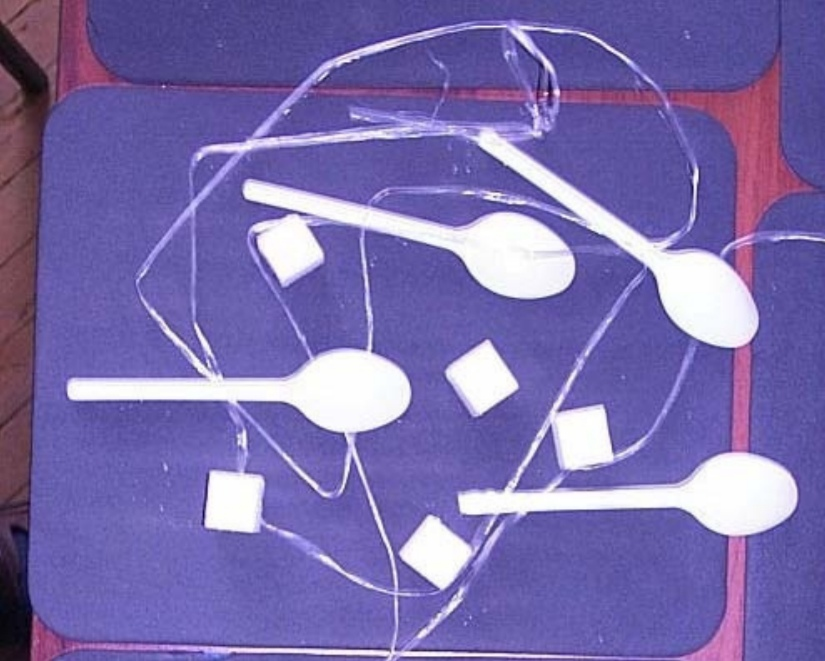
#> input picture Sugar.png, 825 x 661 px
$ python sugar_main.py
#> lines starting #> are read from the running program, lines starting #| are printed output that depends on the picture; after the words box and inside, x2 and y2 are one past the last pixel; in counts of white or black regions, pixels touching at a corner belong together
import cv2 as cv
import numpy as np
from matplotlib import pyplot as plt


def color_pools(img, base, mask):
    _, markers = cv.connectedComponents(base)
    markers = markers + 1
    markers[mask == 255] = 0
    markers = cv.watershed(img, markers)

    # result
    count = markers.max() - 1
    # contour
    img[markers == -1] = [255, 255, 255]
    # background
    img[markers == 1] = [0, 0, 0]

    for marker in range(2, markers.max() + 1):
        color = np.random.choice(range(256), size=3)
        img[markers == marker] = color

    return img, count


img = cv.imread('Sugar.png')
#> img is the input picture: shape (661, 825, 3); mean B, G, R 172.1, 108.7, 121.3
gray = cv.cvtColor(img, cv.COLOR_BGR2GRAY)
blur = cv.GaussianBlur(gray, (21, 21), 0)
thresh = cv.threshold(blur, 200, 255, cv.THRESH_BINARY)[1]
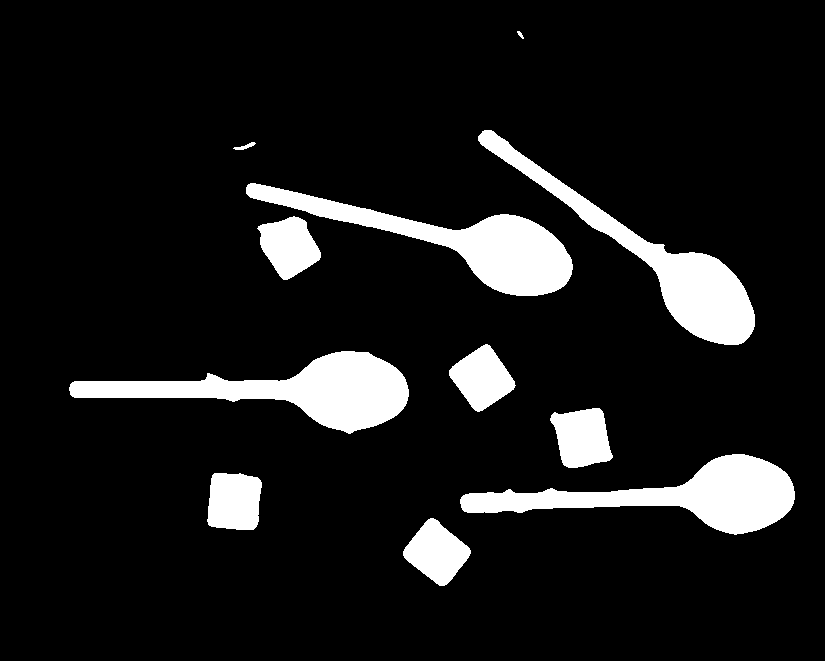
#> thresh: shape (661, 825); 10.4% white; 11 white regions, largest, box (x1, y1, x2, y2) and area: (69, 351, 409, 434) 11241, (460, 454, 795, 535) 10711, (246, 183, 573, 296) 10631

kernel = np.ones((5, 5), np.uint8)
opening = cv.morphologyEx(thresh, cv.MORPH_OPEN, kernel)
#> opening: shape (661, 825); 10.3% white; 9 white regions, largest, box (x1, y1, x2, y2) and area: (70, 351, 409, 433) 11228, (460, 454, 795, 534) 10702, (246, 183, 573, 296) 10631
erode = cv.erode(opening, kernel)
#> erode: shape (661, 825); 8.6% white; 9 white regions

img, count = color_pools(img, opening, erode)
#> in color_pools, `_, markers = cv.connectedComponents(base)`: markers: shape (661, 825) int32; 10 distinct labels, from 0 to 9
#> in color_pools, `markers = markers + 1`:
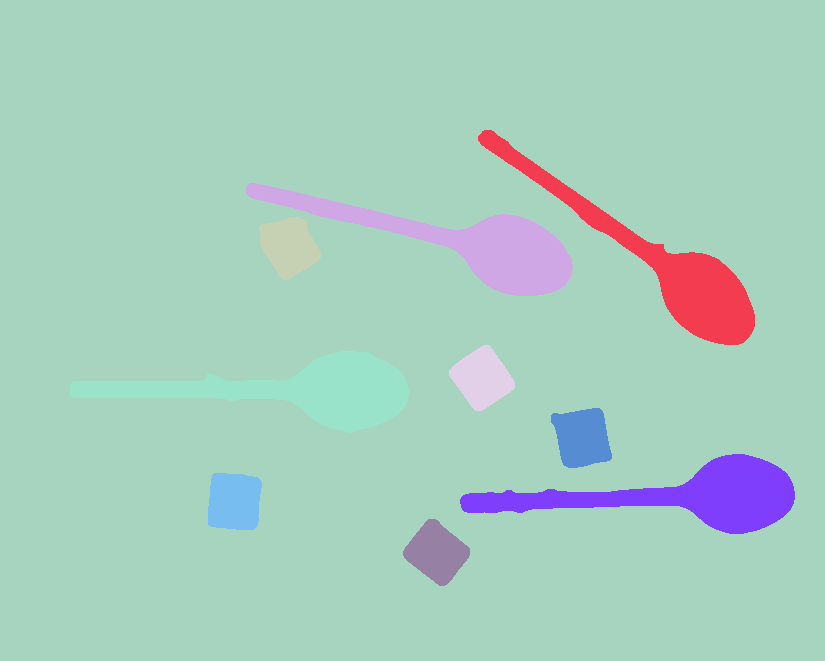
#> markers: shape (661, 825) int32; 10 distinct labels, from 1 to 10; one colour per label, 0 black
#> in color_pools, `markers[mask == 255] = 0`:
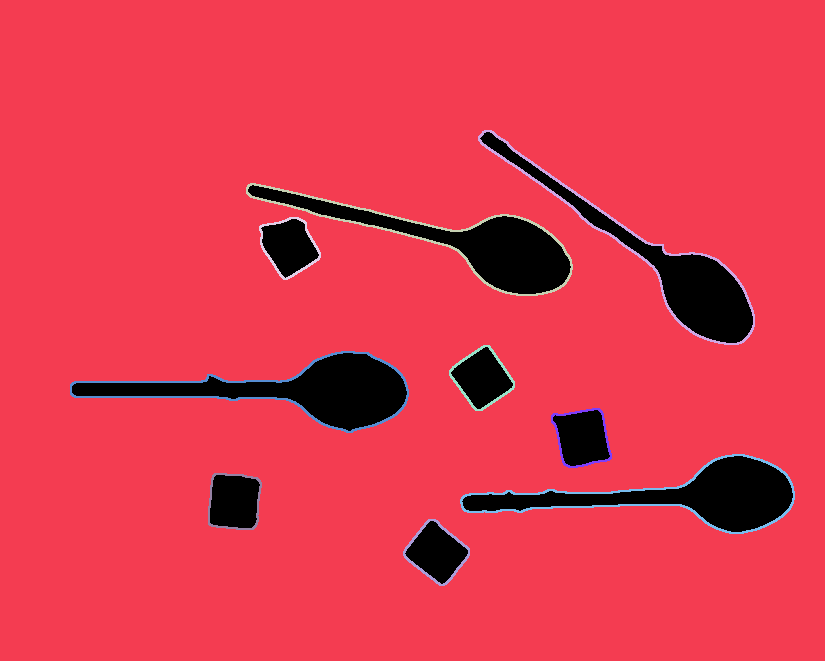
#> markers: shape (661, 825) int32; 11 distinct labels, from 0 to 10; one colour per label, 0 black
#> in color_pools, `markers = cv.watershed(img, markers)`:
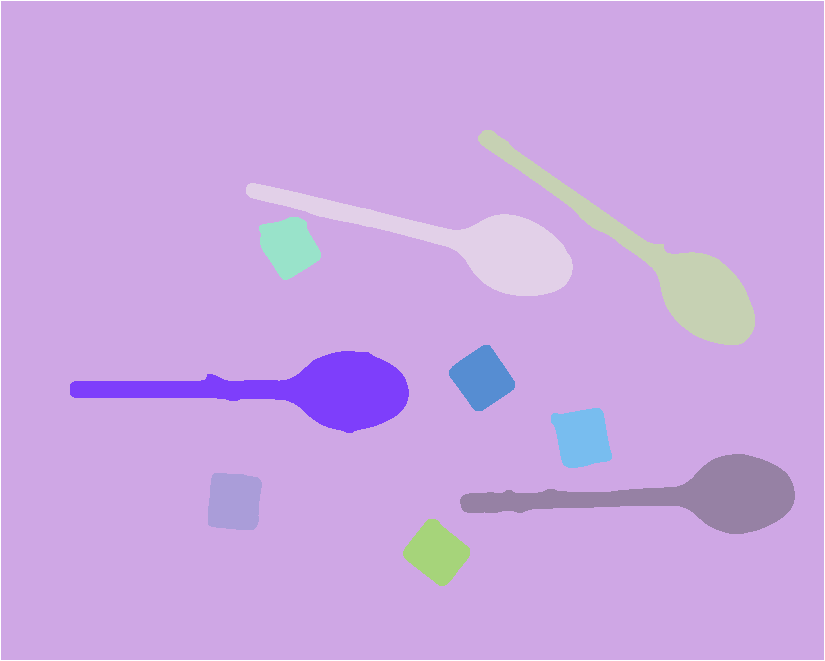
#> markers: shape (661, 825) int32; 11 distinct labels, from -1 to 10; one colour per label, 0 black, -1 white
#> in color_pools, `count = markers.max() - 1`: count = 9
#> in color_pools, `img[markers == -1] = [255, 255, 255]`: img: shape (661, 825, 3); 0.54% of pixels changed, all inside (x1, y1, x2, y2) = (0, 0, 825, 661)
#> after the loop in color_pools, `for marker in range(2, markers.max() + 1):`:
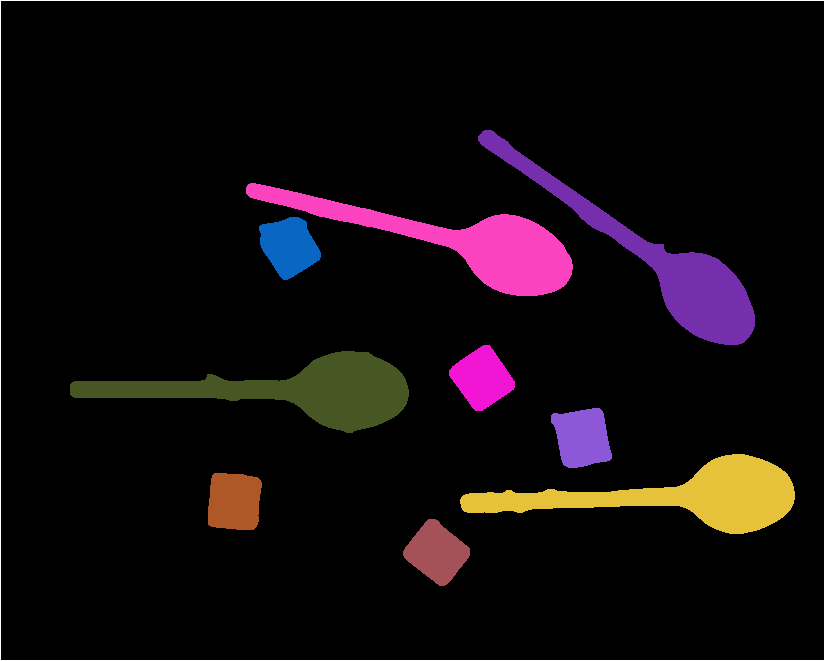
#> img: shape (661, 825, 3); mean B, G, R 14, 11, 18.1
#> count = 9
res_title = "Sugar + Spoons Count = " + str(count)
#> res_title = 'Sugar + Spoons Count = 9'

# считаем ложки и сахар отдельно
img_sugar = img.copy()
img_spoons = img.copy()
sugar_count = 0
spoons_count = 0
contours, _ = cv.findContours(opening.copy(), cv.RETR_LIST, cv.CHAIN_APPROX_SIMPLE)
#> contours = 9 contours; largest, box (x1, y1, x2, y2) and area: (70, 351, 409, 433) 10871, (460, 454, 795, 534) 10350, (246, 183, 573, 296) 10286, (478, 130, 755, 345) 10054, (551, 408, 612, 468) 2666
for c in contours:
    peri = cv.arcLength(c, True)
    approx = cv.approxPolyDP(c, 0.15 * peri, True)
    if len(approx) == 4:
        cv.drawContours(img_sugar, [c], -1, (255, 255, 255), 2)
        sugar_count += 1
    else:
        cv.drawContours(img_spoons, [c], -1, (255, 255, 255), 2)
        spoons_count += 1
#> this loop made 9 passes
#> (peri, approx) on passes 1 to 9: (201.9, [[428, 519], [403, 555], [444, 585], [469, 548]]), (203, [[214, 473], [208, 524], [253, 529], [260, 480]]), (767.4, [[794, 491], [460, 503]]), (213.6, [[599, 408], [551, 415], [564, 465], [611, 458]]), (772.5, [[408, 389], [70, 384]]), (203.2, [[489, 345], [449, 370], [475, 410], [514, 387]]), (204.1, [[298, 217], [259, 226], [283, 279], [320, 257]]), (778.5, [[246, 187], [571, 274]]), (777.2, [[478, 136], [749, 336]])
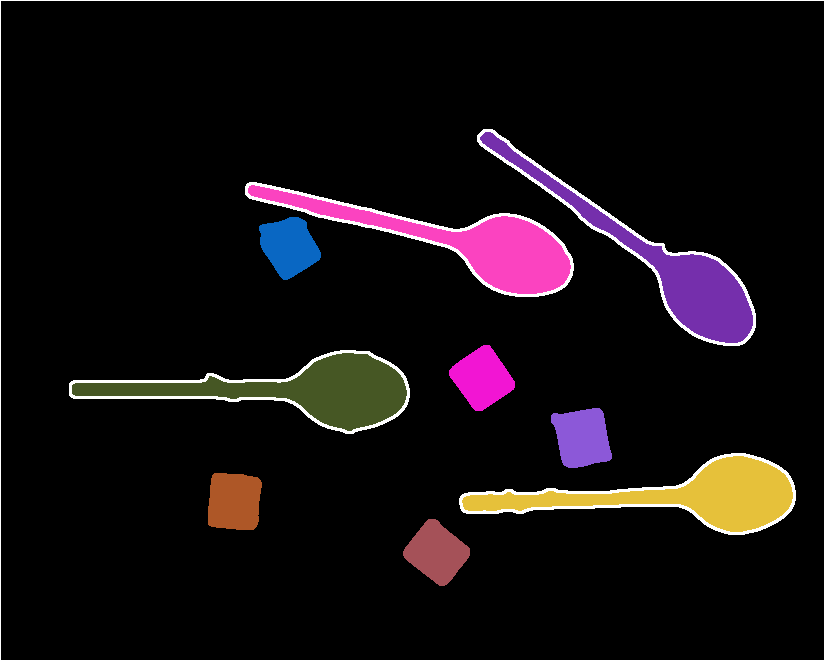
#> img_spoons: shape (661, 825, 3); 1.82% of pixels changed, all inside (x1, y1, x2, y2) = (69, 129, 796, 535)
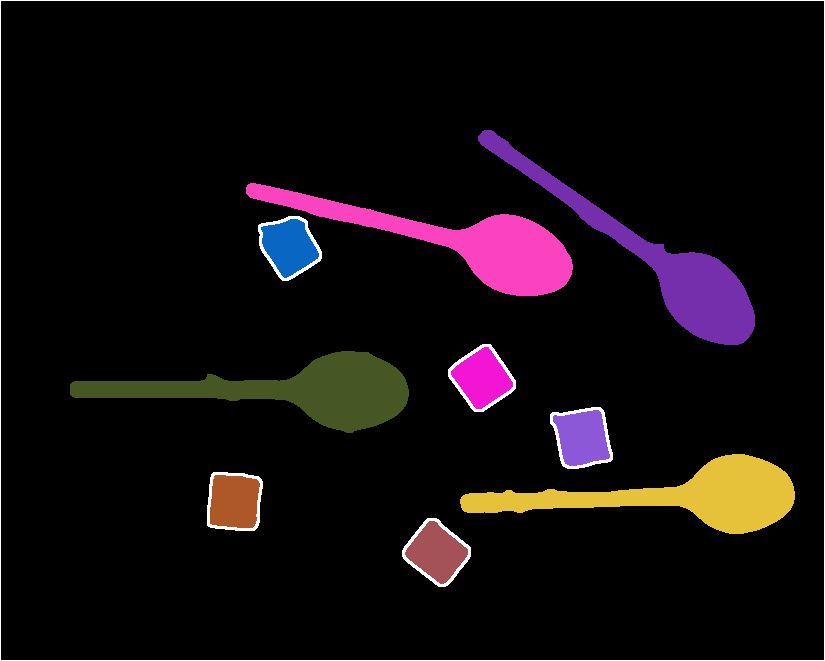
#> img_sugar: shape (661, 825, 3); 0.61% of pixels changed, all inside (x1, y1, x2, y2) = (207, 216, 613, 587)
#> after the loop, spoons_count = 4; sugar_count = 5

res_sugar_title = "Sugar Count = " + str(sugar_count)
#> res_sugar_title = 'Sugar Count = 5'
res_spoons_title = "Spoons Count = " + str(spoons_count)
#> res_spoons_title = 'Spoons Count = 4'

# plot
plt.subplot(231), plt.imshow(gray, cmap='gray')
plt.title('Input'), plt.xticks([]), plt.yticks([])
plt.subplot(232), plt.imshow(thresh, cmap='gray')
plt.title('Binary'), plt.xticks([]), plt.yticks([])

plt.subplot(233), plt.imshow(opening, cmap='gray')
plt.title('Opening'), plt.xticks([]), plt.yticks([])

plt.subplot(234), plt.imshow(img, cmap='gray')
plt.title(res_title), plt.xticks([]), plt.yticks([])

plt.subplot(235), plt.imshow(img_sugar, cmap='gray')
plt.title(res_sugar_title), plt.xticks([]), plt.yticks([])

plt.subplot(236), plt.imshow(img_spoons, cmap='gray')
plt.title(res_spoons_title), plt.xticks([]), plt.yticks([])
plt.show()
#> figure, not shown here; B, G, R data is drawn as R, G, B
